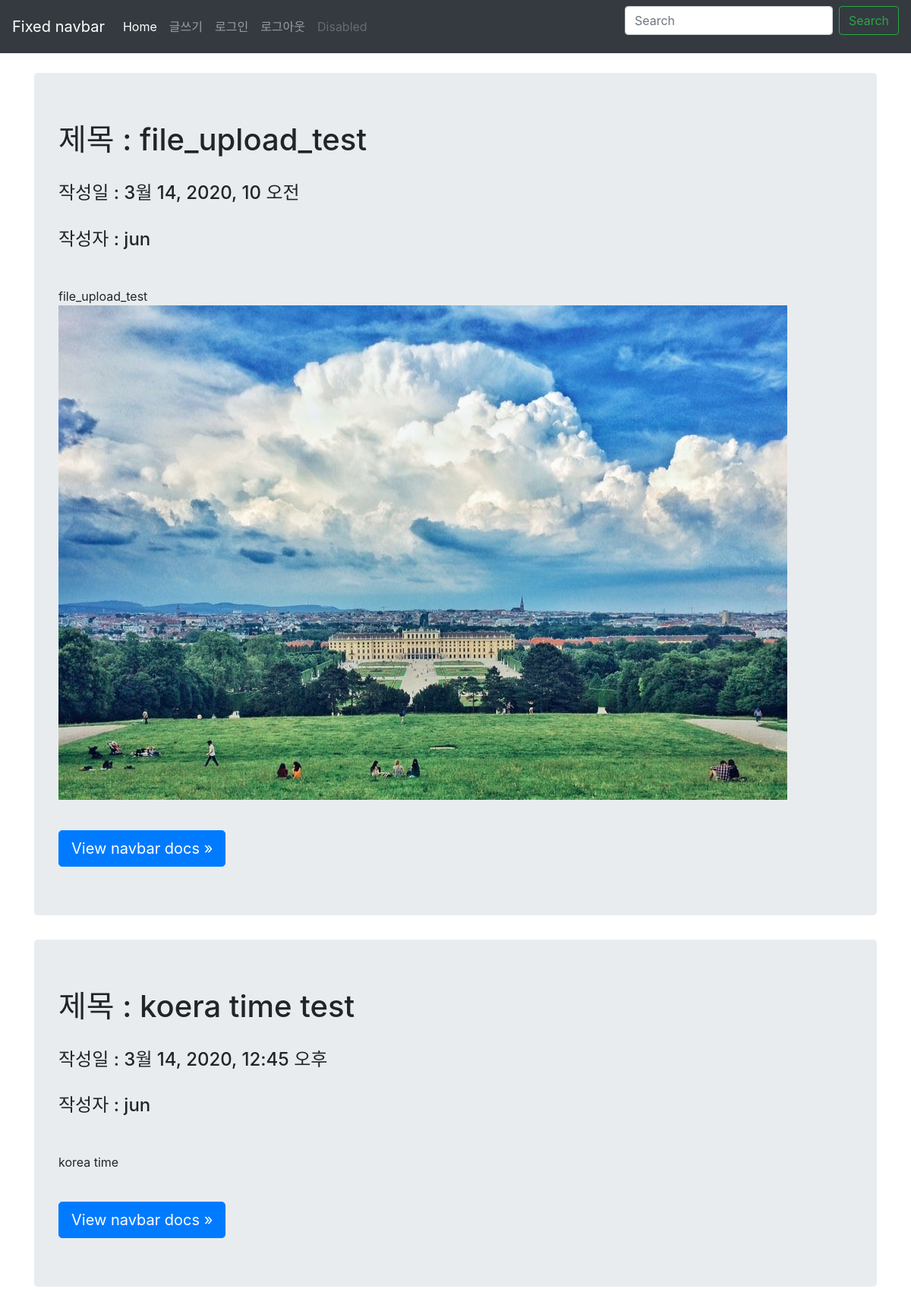
Screenshot of /blogMain/ with the database file from the repository.
### blogapp/models.py (models this page shows)
class Blog(models.Model):
    title = models.CharField(max_length=100)
    pub_date = models.DateTimeField(auto_now_add=True)
    author = models.ForeignKey(User, on_delete=models.CASCADE, null=True, default=1)
    body = RichTextUploadingField()

### blogapp/views.py (the view)
# urls.py: path('blogMain/',blogapp.views.blogMain, name='blogMain'),
def blogMain(request):
    blogs = Blog.objects.all()
    return render(request, 'blogMain.html', {'blogs':blogs})

### blogapp/templates/blogMain.html
{% extends 'base.html' %}
{% block content %}
  <br>
  {% for blog in blogs %}
    <main role="main" class="container">
      <div class="jumbotron">
        <h1>제목 : {{ blog.title}} </h1>
        <br>
        <h4>작성일 : {{ blog.pub_date }} </h4>
        <br>
        <h4>작성자 : {{ blog.author }} </h4>
        <br>
        <p class="lead">{{ blog.body | safe }}</p>
        <br>
        <a class="btn btn-lg btn-primary" href="{% url 'detail' blog.id %}" role="button">View navbar docs &raquo;</a>
      </div>
    </main>
  {% endfor %}
{% endblock %}

### blogapp/static/css/navbar-top-fixed.css (style rules this page uses)
body { min-height: 75rem; padding-top: 4.5rem; }

### rows the page displays
Blog: title "file_upload_test", pub_date "3월 14, 2020, 10 오전", author "jun", body "file_upload_test", body (picture)
Blog: title "koera time test", pub_date "3월 14, 2020, 12:45 오후", author "jun", body "korea time"
